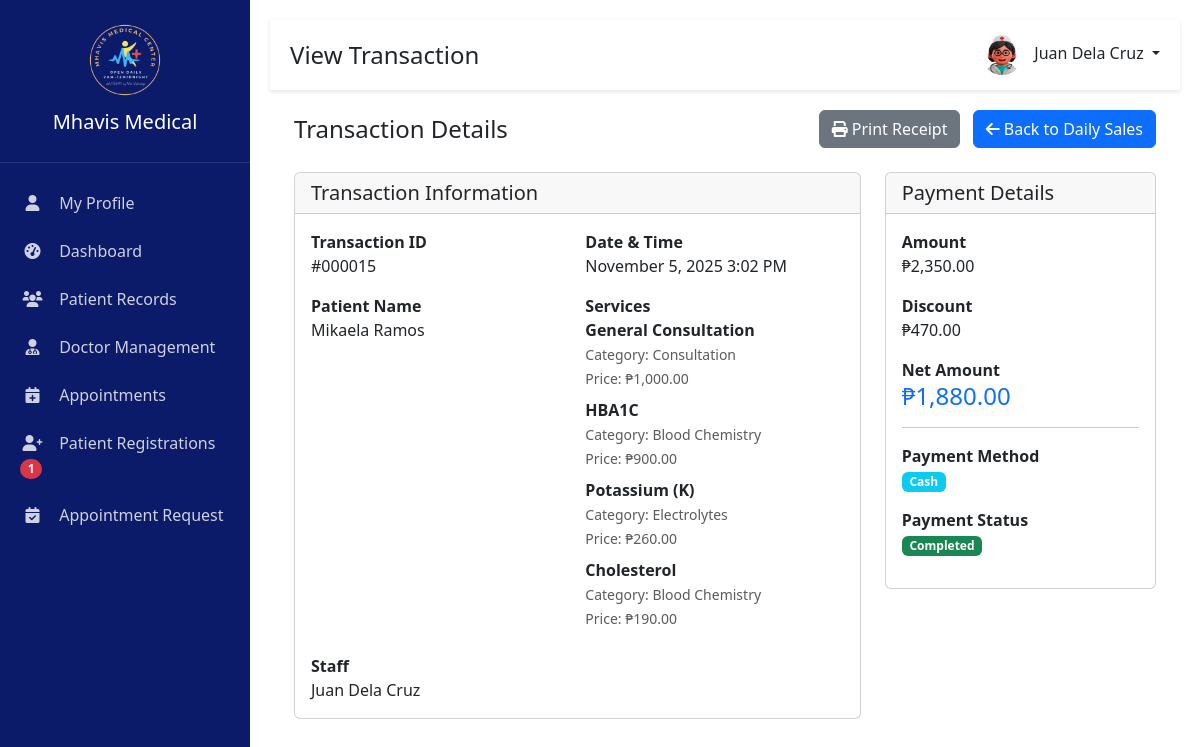
Page /main/view_transaction.php?id=15 (signed in) on the committed database.
### tables this page shows
CREATE TABLE `users` (
  `id` int(11) NOT NULL,
  `first_name` varchar(255) NOT NULL,
  `last_name` varchar(255) NOT NULL,
  `username` varchar(100) NOT NULL,
  `email` varchar(100) NOT NULL,
  `phone` varchar(20) DEFAULT NULL,
  `address` text DEFAULT NULL,
  `role` enum('Admin','Doctor') NOT NULL,
  `department_id` int(11) DEFAULT NULL,
  `specialization` varchar(100) DEFAULT NULL,
  `password` varchar(255) NOT NULL,
  `status` enum('Active','Inactive','','') NOT NULL DEFAULT 'Active',
  `profile_image` varchar(255) NOT NULL,
  `created_at` timestamp NOT NULL DEFAULT current_timestamp(),
  `updated_at` timestamp NOT NULL DEFAULT current_timestamp(),
  `license_number` varchar(50) DEFAULT NULL,
  `is_available` tinyint(1) DEFAULT 1,
  `prc_number` varchar(50) DEFAULT NULL,
  `license_type` varchar(50) DEFAULT NULL,
  `prc_id_document` varchar(255) DEFAULT NULL,
  `last_login` datetime DEFAULT NULL
);

CREATE TABLE `transactions` (
  `id` int(11) NOT NULL,
  `patient_id` int(11) NOT NULL,
  `fee_id` int(11) DEFAULT NULL,
  `appointment_id` int(11) DEFAULT NULL,
  `amount` decimal(10,2) NOT NULL DEFAULT 0.00,
  `discount_type` varchar(20) NOT NULL,
  `net_amount` decimal(10,2) NOT NULL,
  `payment_method` enum('Cash','Gcash') NOT NULL DEFAULT 'Cash',
  `payment_status` enum('Pending','Completed','Refunded') NOT NULL DEFAULT 'Pending',
  `transaction_date` timestamp NOT NULL DEFAULT current_timestamp(),
  `created_by` int(11) DEFAULT NULL,
  `notes` text DEFAULT NULL,
  `created_at` timestamp NOT NULL DEFAULT current_timestamp(),
  `updated_at` timestamp NOT NULL DEFAULT current_timestamp() ON UPDATE current_timestamp(),
  `doctor_id` int(11) DEFAULT NULL,
  `transaction_time` time DEFAULT NULL,
  `id_no` varchar(100) DEFAULT NULL,
  `patient_name` varchar(255) DEFAULT NULL,
  `age` int(11) DEFAULT NULL,
  `sex` varchar(10) DEFAULT NULL,
  `patient_phone` varchar(20) DEFAULT NULL,
  `diagnosis` text DEFAULT NULL,
  `labs_done` text DEFAULT NULL,
  `medications_supply` text DEFAULT NULL,
  `procedure_done` text DEFAULT NULL,
  `procedure_notes` text DEFAULT NULL,
  `other_fees_description` text DEFAULT NULL,
  `department` varchar(100) DEFAULT NULL,
  `status` varchar(50) DEFAULT NULL,
  `reference_number` varchar(100) DEFAULT NULL,
  `gross_amount` decimal(10,2) DEFAULT NULL,
  `discount_amount` decimal(10,2) DEFAULT NULL
);

CREATE TABLE `transaction_items` (
  `id` int(11) NOT NULL,
  `transaction_id` int(11) NOT NULL,
  `fee_id` int(11) NOT NULL,
  `fee_name` varchar(255) NOT NULL,
  `department` varchar(50) NOT NULL,
  `quantity` int(11) NOT NULL DEFAULT 1,
  `unit_price` decimal(10,2) NOT NULL,
  `total_price` decimal(10,2) NOT NULL,
  `total_amount` decimal(10,2) NOT NULL,
  `created_at` timestamp NOT NULL DEFAULT current_timestamp()
);

CREATE TABLE `fee_categories` (
  `id` int(11) NOT NULL,
  `name` varchar(100) NOT NULL,
  `description` text DEFAULT NULL,
  `created_at` timestamp NOT NULL DEFAULT current_timestamp(),
  `updated_at` timestamp NOT NULL DEFAULT current_timestamp() ON UPDATE current_timestamp()
);

### main/view_transaction.php (the view, shortened to what the rows shown need)
<?php
$conn = getDBConnection();
$transactionId = isset($_GET['id']) ? (int)$_GET['id'] : 0;
$checkTransactionItems = $conn->query("SHOW TABLES LIKE 'transaction_items'");
$hasTransactionItems = $checkTransactionItems->num_rows > 0;
$query = "SELECT t.*,
          CONCAT(p.first_name, ' ', p.last_name) as patient_name,
          CONCAT(u.first_name, ' ', u.last_name) as staff_name,
          CONCAT(d.first_name, ' ', d.last_name) as doctor_name,
          a.appointment_date,
          a.appointment_time
          FROM transactions t
          JOIN patients p ON t.patient_id = p.id
          JOIN users u ON t.created_by = u.id
          LEFT JOIN appointments a ON t.appointment_id = a.id
          LEFT JOIN users d ON a.doctor_id = d.id
          WHERE t.id = ?";
$stmt = $conn->prepare($query);
$stmt->bind_param("i", $transactionId);
$stmt->execute();
$transaction = $stmt->get_result()->fetch_assoc();
$services = [];
if ($hasTransactionItems) {
    $checkFeeName = $conn->query("SHOW COLUMNS FROM transaction_items LIKE 'fee_name'");
    $hasFeeNameColumn = $checkFeeName->num_rows > 0;
    if ($hasFeeNameColumn) {
        $itemsQuery = "SELECT ti.*, COALESCE(NULLIF(ti.fee_name, ''), f.name) as fee_name, fc.name as category_name
                       FROM transaction_items ti
                       LEFT JOIN fees f ON ti.fee_id = f.id
                       LEFT JOIN fee_categories fc ON f.category_id = fc.id
                       WHERE ti.transaction_id = ?
                       ORDER BY ti.id ASC";
    }
    $itemsStmt = $conn->prepare($itemsQuery);
    $itemsStmt->bind_param("i", $transactionId);
    $itemsStmt->execute();
    $itemsResult = $itemsStmt->get_result();
    while ($item = $itemsResult->fetch_assoc()) {
        $feeName = !empty($item['fee_name']) ? $item['fee_name'] : 'Service';
        $services[] = [
            'name' => $feeName,
            'category' => !empty($item['category_name']) ? $item['category_name'] : '',
            'quantity' => isset($item['quantity']) ? $item['quantity'] : 1,
            'unit_price' => isset($item['unit_price']) ? $item['unit_price'] : null,
            'total_price' => isset($item['total_price']) ? $item['total_price'] : null
        ];
    }
}
include 'includes/header.php';
?>
<div class="container-fluid">
    <div class="row">
        <div class="col-md-8">
            <div class="card mb-4">
                <div class="card-body">
                    <div class="row g-3">
                        <div class="col-md-6">
                            <label class="fw-bold">Transaction ID</label>
                            <p class="mb-0">#<?php echo str_pad($transaction['id'], 6, '0', STR_PAD_LEFT); ?></p>
                        </div>
                        <div class="col-md-6">
                            <label class="fw-bold">Date & Time</label>
                            <p class="mb-0">
                                <?php echo date('F j, Y g:i A', strtotime($transaction['transaction_date'])); ?>
                            </p>
                        </div>
                        <div class="col-md-6">
                            <div class="mb-0">
                                <?php if (!empty($services)): ?>
                                    <?php foreach ($services as $service): ?>
                                        <div class="mb-2">
                                            <strong><?php echo htmlspecialchars($service['name']); ?></strong>
                                            <?php if (!empty($service['category'])): ?>
                                                <br>
                                                <small class="text-muted">
                                                    Category: <?php echo htmlspecialchars($service['category']); ?>
                                                </small>
                                            <?php endif; ?>
                                            <?php if (isset($service['quantity']) && $service['quantity'] > 1): ?>
                                                <br>
                                                <small class="text-muted">
                                                    Quantity: <?php echo $service['quantity']; ?>
                                                    <?php if (isset($service['unit_price'])): ?>
                                                        × <?php echo formatCurrency($service['unit_price']); ?>
                                                        = <?php echo formatCurrency($service['total_price']); ?>
                                                    <?php endif; ?>
                                                </small>
                                            <?php elseif (isset($service['total_price'])): ?>
                                                <br>
                                                <small class="text-muted">
                                                    Price: <?php echo formatCurrency($service['total_price']); ?>
                                                </small>
                                            <?php endif; ?>
                                        </div>
                                    <?php endforeach; ?>
                                <?php else: ?>
                                    <p class="mb-0 text-muted">No services listed</p>
                                <?php endif; ?>
                            </div>
                        </div>
                    </div>
                </div>
            </div>
        </div>
        <div class="col-md-4">
            <div class="card mb-4">
                <div class="card-body">
                    <div class="mb-3">
                        <label class="fw-bold">Amount</label>
                        <p class="mb-0"><?php echo formatCurrency($transaction['amount']); ?></p>
                    </div>
                    <div class="mb-3">
                        <label class="fw-bold">Discount</label>
                        <p class="mb-0"><?php echo formatCurrency($transaction['discount_amount']); ?></p>
                    </div>
                    <div class="mb-3">
                        <label class="fw-bold">Net Amount</label>
                        <p class="mb-0 h4 text-primary">
                            <?php echo formatCurrency($transaction['amount'] - $transaction['discount_amount']); ?>
                        </p>
                    </div>
                    <div class="mb-3">
                        <p class="mb-0">
                            <span class="badge bg-info"><?php echo $transaction['payment_method']; ?></span>
                        </p>
                    </div>
                    <div class="mb-3">
                        <p class="mb-0">
                            <span class="badge bg-<?php
                                echo $transaction['payment_status'] === 'Completed' ? 'success' :
                                    ($transaction['payment_status'] === 'Pending' ? 'warning' : 'danger');
                            ?>">
                                <?php echo $transaction['payment_status']; ?>
                            </span>
                        </p>
                    </div>
                </div>
            </div>
        </div>
    </div>
</div>
<?php include 'includes/footer.php'; ?>

### includes/header.php (shortened to what the rows shown need)
<?php
require_once 'config/init.php';
$is_staff_logged_in = isset($_SESSION['user_id']) && !empty($_SESSION['user_id']);
if ($is_staff_logged_in) {
    $user_id = $_SESSION['user_id'];
    $stmt = $conn->prepare("SELECT first_name, last_name, email, phone, username, profile_image, role FROM users WHERE id = ?");
    $stmt->bind_param("i", $user_id);
    $stmt->execute();
    $result = $stmt->get_result();
    $user = $result->fetch_assoc();
    $full_name = $user['first_name'] . ' ' . $user['last_name'];
    $profile_image = $user['profile_image'] ?? 'img/default-avatar.png';
}
$is_iframe = isset($_GET['iframe']) && $_GET['iframe'] == '1';
?>
<!DOCTYPE html>
<html lang="en">
<head>
    <link href="https://cdn.jsdelivr.net/npm/bootstrap@5.3.0/dist/css/bootstrap.min.css" rel="stylesheet">
    <link href="https://cdnjs.cloudflare.com/ajax/libs/font-awesome/6.0.0/css/all.min.css" rel="stylesheet">
    <link href="assets/css/style.css" rel="stylesheet">
    <link href='https://cdn.jsdelivr.net/npm/@fullcalendar/core@6.1.10/main.min.css' rel='stylesheet' />
    <link href="https://cdn.datatables.net/1.13.7/css/dataTables.bootstrap5.min.css" rel="stylesheet">
    <link rel="stylesheet" href="https://cdn.jsdelivr.net/npm/flatpickr/dist/flatpickr.min.css">
</head>
<body<?php echo $is_iframe ? ' class="iframe-mode"' : ''; ?>>
    <div class="main-content"<?php echo $is_iframe ? ' style="margin-left: 0; padding: 0;"' : ''; ?>>
        <div class="top-bar"<?php echo $is_iframe ? ' style="display: none;"' : ''; ?>>
            <div class="d-flex align-items-center">
                <div class="user-profile dropdown">
                <a href="#" class="dropdown-toggle text-decoration-none text-dark" data-bs-toggle="dropdown">
                    <img src="<?php echo htmlspecialchars($profile_image); ?>" alt="Profile"
                         onerror="this.src='img/defaultDP.jpg'"
                         id="header-profile-image">
                    <span class="ms-2"><?php echo htmlspecialchars($full_name); ?></span>
                </a>
                </div>
            </div>
        </div>
        <div class="container-fluid"<?php echo $is_iframe ? ' style="padding: 0;"' : ''; ?>>

### rows in the picture
users: profile_image (picture), full_name "Juan Dela Cruz"
transactions: id "000015", transaction_date "November 5, 2025 3:02 PM", amount "₱2,350.00", discount_amount "₱470.00", formatCurrency($transaction['amount'] - $transaction['discount_amount']) "₱1,880.00", payment_method "Cash", payment_status "Completed"
transaction_items: name "General Consultation", fee_categories.name "Consultation", total_price "₱1,000.00"
transaction_items: name "HBA1C", fee_categories.name "Blood Chemistry", total_price "₱900.00"
transaction_items: name "Potassium (K)", fee_categories.name "Electrolytes", total_price "₱260.00"
transaction_items: name "Cholesterol", fee_categories.name "Blood Chemistry", total_price "₱190.00"

### other values in the picture
$pending_registration_count "1"
$page_title "View Transaction"
$transaction['patient_name'] "Mikaela Ramos"
$transaction['staff_name'] "Juan Dela Cruz"
